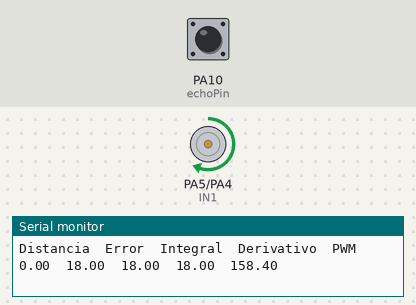
This sketch was run on a simulated STM32 Blue Pill. On the bench: motor-driver pin pairs drawn as motors (green arrow = first pin HIGH = forward, orange = second pin HIGH = backward, longer = more drive), the last lines printed to the serial monitor. The inputs (shaded band) are chosen by the test bench; at power-on: PA10 (echoPin) LOW.

Above: at 1.8 s.
1.9 s: PA10 (echoPin) pulsed HIGH 2 times (0.12 s each, 0.3 s apart)
At 2.4 s:
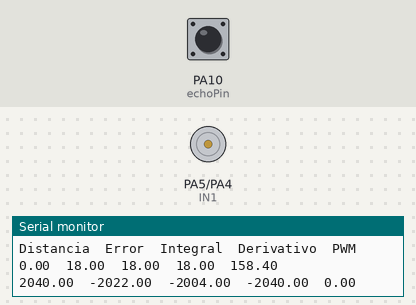
At 4.3 s:
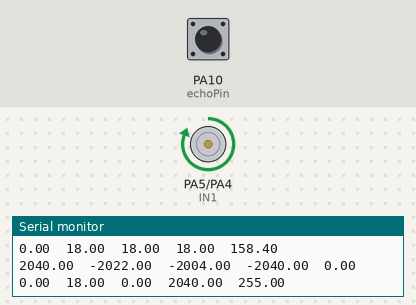
Timing chart, 0 to 11.5 s (numbered marks = the images above; inputs shaded):
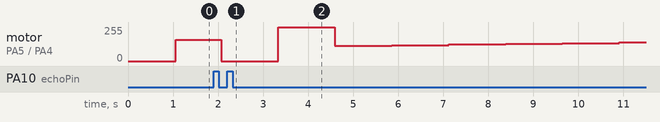

The sketch:

PID.ino
```cpp
const int trigPin = 9;
const int echoPin = 10;
const int IN1 = 5; // PWM
const int IN2 = 4; // dirección

float Kp = 6.0;
float Ki = 0.3;
float Kd = 2.5;

float setpoint = 18.0; // altura deseada en cm
float error, previousError = 0;
float integral = 0;
float derivative;
float output;

void setup() {
  Serial.begin(9600);
  pinMode(trigPin, OUTPUT);
  pinMode(echoPin, INPUT);
  pinMode(IN1, OUTPUT);
  pinMode(IN2, OUTPUT);

  // 🧾 Encabezados para el Serial Plotter
  Serial.println("Distancia\tError\tIntegral\tDerivativo\tPWM");
}

float readDistance() {
  int duracion;
  float distance;
  digitalWrite(trigPin, LOW);
  delay(2);
  digitalWrite(trigPin, HIGH);
  delay(10);
  digitalWrite(trigPin, LOW);
  duracion = pulseIn(echoPin, HIGH);
  distance = duracion * 0.034 / 2;
  delay(50);
  return distance;
}

void loop() {
  //Serial.println("Distancia\tError\tIntegral\tDerivativo\tPWM");
  float distance = readDistance();

  error = setpoint - distance;

  // Anti wind-up simple(explicar por que 620 y 10)
  if (integral > 800) {
    integral = 800;
  } else if (integral < 0) {
    integral = 0;
  } else {
    integral += error;
  }

  derivative = error - previousError;
  output = Kp * error + Ki * integral + Kd * derivative;
  previousError = error;

  output = constrain(output, 0, 255); // limitar a rango PWM válido

  // Control del motor
  if (error > 0) {
    analogWrite(IN1, output); // subir
    digitalWrite(IN2, LOW);
  } else {
    analogWrite(IN1, output); // bajar
    digitalWrite(IN2, LOW);
  }

  // 📊 Envío de datos al Plotter Serial
  Serial.print(distance);
  Serial.print("\t");
  Serial.print(error);
  Serial.print("\t");
  Serial.print(integral);
  Serial.print("\t");
  Serial.print(derivative);
  Serial.print("\t");
  Serial.println(output);

  delay(200); // ajustar para suavizar las lecturas
}
```
